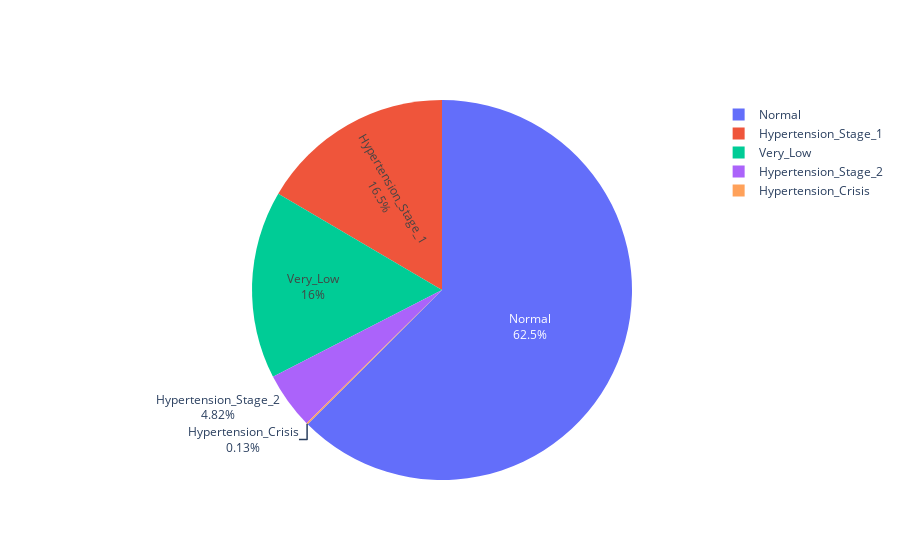

Source (notebook cell):
### Code cell
fig = go.Figure(data=[go.Pie(labels=df_dbp['Diastolic_BP'], values=df_dbp['count'], textinfo='label+percent'
                            )])
fig.show()

### Figure 1 — Plotly figure (JSON) as saved in the notebook; plotly's stock layout.template omitted (floating-point values rounded to 4 significant figures)
{"data": [{"labels": ["Normal", "Hypertension_Stage_1", "Very_Low", "Hypertension_Stage_2", "Hypertension_Crisis"], "textinfo": "label+percent", "type": "pie", "values": [480, 127, 123, 37, 1]}], "layout": {}}
